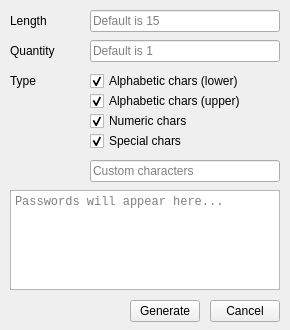
<?xml version="1.0" encoding="UTF-8"?>
<ui version="4.0">
 <class>NewPassword</class>
 <widget class="QWidget" name="NewPassword">
  <property name="geometry">
   <rect>
    <x>0</x>
    <y>0</y>
    <width>290</width>
    <height>330</height>
   </rect>
  </property>
  <property name="minimumSize">
   <size>
    <width>290</width>
    <height>330</height>
   </size>
  </property>
  <property name="maximumSize">
   <size>
    <width>290</width>
    <height>330</height>
   </size>
  </property>
  <property name="windowTitle">
   <string>Quickpass - New Password</string>
  </property>
  <widget class="QLabel" name="lengthLabel">
   <property name="geometry">
    <rect>
     <x>10</x>
     <y>10</y>
     <width>80</width>
     <height>22</height>
    </rect>
   </property>
   <property name="text">
    <string>Length</string>
   </property>
  </widget>
  <widget class="QLineEdit" name="lengthInput">
   <property name="geometry">
    <rect>
     <x>90</x>
     <y>10</y>
     <width>190</width>
     <height>22</height>
    </rect>
   </property>
   <property name="placeholderText">
    <string>Default is 15</string>
   </property>
  </widget>
  <widget class="QLabel" name="quantityLabel">
   <property name="geometry">
    <rect>
     <x>10</x>
     <y>40</y>
     <width>80</width>
     <height>22</height>
    </rect>
   </property>
   <property name="text">
    <string>Quantity</string>
   </property>
  </widget>
  <widget class="QLineEdit" name="quantityInput">
   <property name="geometry">
    <rect>
     <x>90</x>
     <y>40</y>
     <width>190</width>
     <height>22</height>
    </rect>
   </property>
   <property name="placeholderText">
    <string>Default is 1</string>
   </property>
  </widget>
  <widget class="QLabel" name="typeLabel">
   <property name="geometry">
    <rect>
     <x>10</x>
     <y>70</y>
     <width>80</width>
     <height>22</height>
    </rect>
   </property>
   <property name="text">
    <string>Type</string>
   </property>
  </widget>
  <widget class="QCheckBox" name="typeAlphaLowerCheckbox">
   <property name="geometry">
    <rect>
     <x>90</x>
     <y>70</y>
     <width>190</width>
     <height>22</height>
    </rect>
   </property>
   <property name="text">
    <string>Alphabetic chars (lower)</string>
   </property>
   <property name="checked">
    <bool>true</bool>
   </property>
  </widget>
  <widget class="QCheckBox" name="typeAlphaUpperCheckbox">
   <property name="geometry">
    <rect>
     <x>90</x>
     <y>90</y>
     <width>190</width>
     <height>22</height>
    </rect>
   </property>
   <property name="text">
    <string>Alphabetic chars (upper)</string>
   </property>
   <property name="checked">
    <bool>true</bool>
   </property>
  </widget>
  <widget class="QCheckBox" name="typeNumericCheckbox">
   <property name="geometry">
    <rect>
     <x>90</x>
     <y>110</y>
     <width>190</width>
     <height>22</height>
    </rect>
   </property>
   <property name="text">
    <string>Numeric chars</string>
   </property>
   <property name="checked">
    <bool>true</bool>
   </property>
  </widget>
  <widget class="QCheckBox" name="typeSpecialCheckbox">
   <property name="geometry">
    <rect>
     <x>90</x>
     <y>130</y>
     <width>190</width>
     <height>22</height>
    </rect>
   </property>
   <property name="text">
    <string>Special chars</string>
   </property>
   <property name="checked">
    <bool>true</bool>
   </property>
  </widget>
  <widget class="QLineEdit" name="typeCustomInput">
   <property name="geometry">
    <rect>
     <x>90</x>
     <y>160</y>
     <width>190</width>
     <height>22</height>
    </rect>
   </property>
   <property name="placeholderText">
    <string>Custom characters</string>
   </property>
  </widget>
  <widget class="QTextEdit" name="passwordListInput">
   <property name="geometry">
    <rect>
     <x>10</x>
     <y>190</y>
     <width>270</width>
     <height>100</height>
    </rect>
   </property>
   <property name="font">
    <font>
     <family>Monospace</family>
    </font>
   </property>
   <property name="placeholderText">
    <string>Passwords will appear here...</string>
   </property>
  </widget>
  <widget class="QPushButton" name="generateBtn">
   <property name="geometry">
    <rect>
     <x>130</x>
     <y>300</y>
     <width>70</width>
     <height>22</height>
    </rect>
   </property>
   <property name="text">
    <string>Generate</string>
   </property>
  </widget>
  <widget class="QPushButton" name="cancelBtn">
   <property name="geometry">
    <rect>
     <x>210</x>
     <y>300</y>
     <width>70</width>
     <height>22</height>
    </rect>
   </property>
   <property name="text">
    <string>Cancel</string>
   </property>
  </widget>
 </widget>
</ui>
